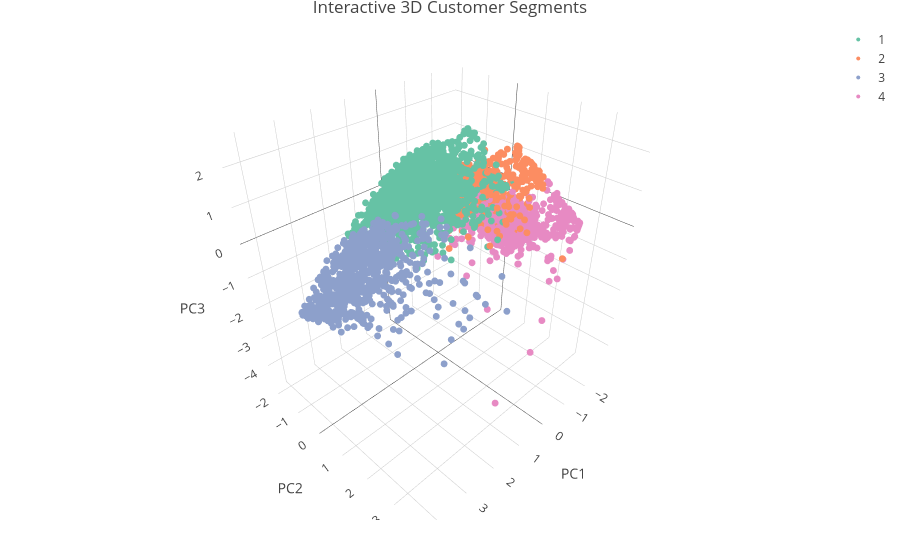

The notebook cell saved with this chart:
### Markdown cell above
## 24. Interactive 3D Customer Cluster Visualization

Plotly is used to create an interactive 3D visualization using the first three principal components.

### Code cell
pca_3d <- data.frame(
  PC1 = pca_model$x[, 1],
  PC2 = pca_model$x[, 2],
  PC3 = pca_model$x[, 3],
  Cluster = customer_features$KMeansCluster,
  CustomerID = customer_features$CustomerID
)

plot_ly(
  pca_3d,
  x = ~PC1,
  y = ~PC2,
  z = ~PC3,
  color = ~Cluster,
  text = ~CustomerID,
  type = "scatter3d",
  mode = "markers",
  marker = list(size = 4)
) %>%
  layout(
    title = "Interactive 3D Customer Segments"
  )

### Figure 1 — Plotly figure (JSON) as saved in the notebook; plotly's stock layout.template omitted (floating-point values rounded to 4 significant figures; data arrays with more than 128 entries replaced by an {"elided": "..."} marker saying what was removed)
{"data": [{"x": {"elided": "1844 float values"}, "y": {"elided": "1844 float values"}, "z": {"elided": "1844 float values"}, "text": {"elided": "1844 str values"}, "mode": "markers", "marker": {"color": "rgba(102,194,165,1)", "size": 4, "line": {"color": "rgba(102,194,165,1)"}}, "type": "scatter3d", "name": "1", "textfont": {"color": "rgba(102,194,165,1)"}, "error_y": {"color": "rgba(102,194,165,1)"}, "error_x": {"color": "rgba(102,194,165,1)"}, "line": {"color": "rgba(102,194,165,1)"}}, {"x": {"elided": "848 float values"}, "y": {"elided": "848 float values"}, "z": {"elided": "848 float values"}, "text": {"elided": "848 str values"}, "mode": "markers", "marker": {"color": "rgba(252,141,98,1)", "size": 4, "line": {"color": "rgba(252,141,98,1)"}}, "type": "scatter3d", "name": "2", "textfont": {"color": "rgba(252,141,98,1)"}, "error_y": {"color": "rgba(252,141,98,1)"}, "error_x": {"color": "rgba(252,141,98,1)"}, "line": {"color": "rgba(252,141,98,1)"}}, {"x": {"elided": "878 float values"}, "y": {"elided": "878 float values"}, "z": {"elided": "878 float values"}, "text": {"elided": "878 str values"}, "mode": "markers", "marker": {"color": "rgba(141,160,203,1)", "size": 4, "line": {"color": "rgba(141,160,203,1)"}}, "type": "scatter3d", "name": "3", "textfont": {"color": "rgba(141,160,203,1)"}, "error_y": {"color": "rgba(141,160,203,1)"}, "error_x": {"color": "rgba(141,160,203,1)"}, "line": {"color": "rgba(141,160,203,1)"}}, {"x": {"elided": "768 float values"}, "y": {"elided": "768 float values"}, "z": {"elided": "768 float values"}, "text": {"elided": "768 str values"}, "mode": "markers", "marker": {"color": "rgba(231,138,195,1)", "size": 4, "line": {"color": "rgba(231,138,195,1)"}}, "type": "scatter3d", "name": "4", "textfont": {"color": "rgba(231,138,195,1)"}, "error_y": {"color": "rgba(231,138,195,1)"}, "error_x": {"color": "rgba(231,138,195,1)"}, "line": {"color": "rgba(231,138,195,1)"}}], "layout": {"margin": {"b": 40, "l": 60, "t": 25, "r": 10}, "title": "Interactive 3D Customer Segments", "scene": {"xaxis": {"title": "PC1"}, "yaxis": {"title": "PC2"}, "zaxis": {"title": "PC3"}}, "hovermode": "closest", "showlegend": true}}
